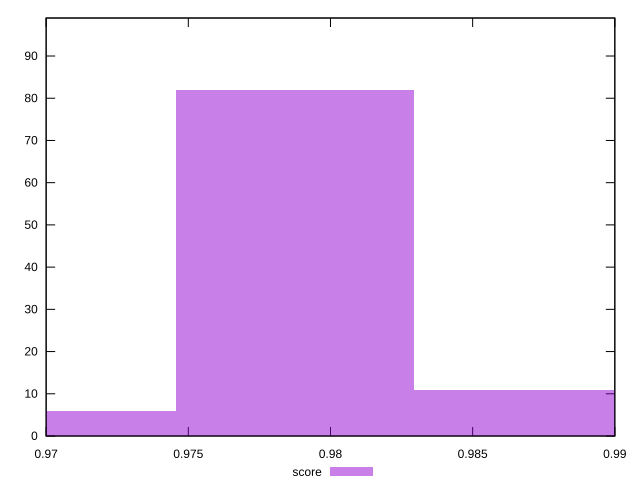

The gnuplot source for this figure:
reset

$score <<EOF
0.9787501587828932 82
0.9871155447553965 11
0.9703847728103898 6
EOF

set key outside below
set boxwidth 0.00836538597250336
set xrange [0.97:0.99]
set yrange [0:99]
set trange [0:99]
set style fill transparent solid 0.5 noborder
set terminal svg size 640, 490 enhanced background rgb 'white'
set output "reports/report_00030_2021-02-24T20-42-31.540Z/first-meaningful-paint/samples/card/score/histogram.svg"

plot $score title "score" with boxes

reset
